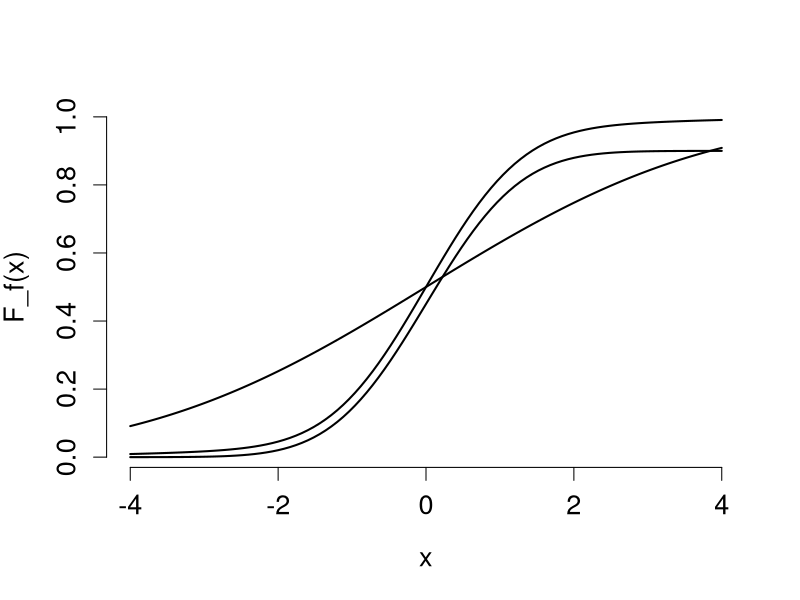
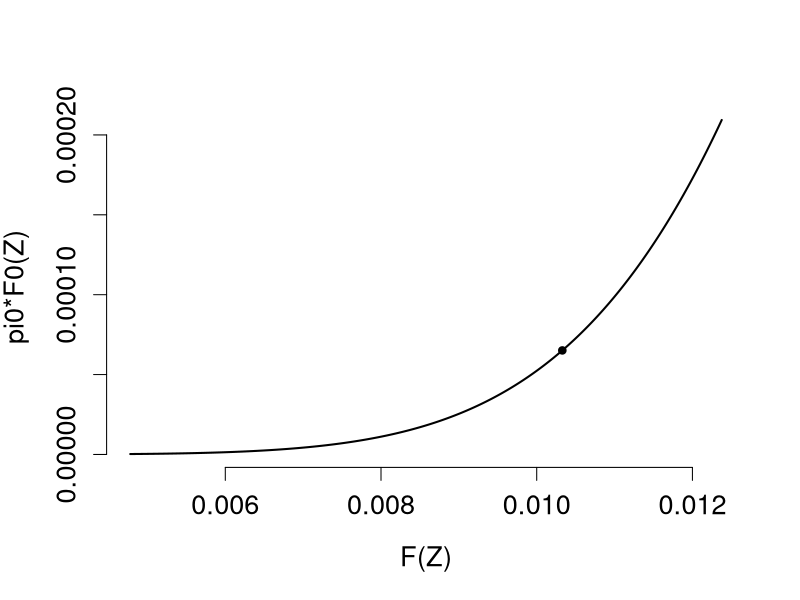
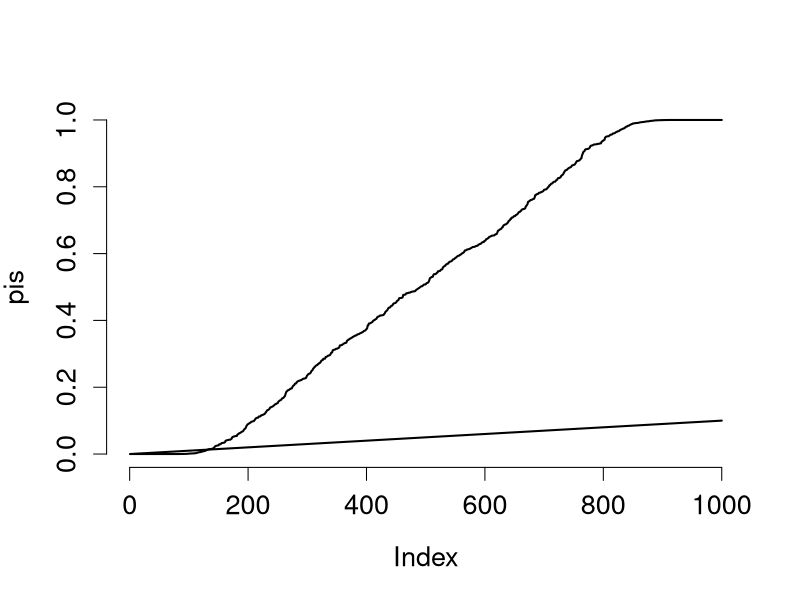

Generate these figures, in order, with R:
## ---- chunk 1
knitr::opts_chunk$set(echo = TRUE, dev.args=list(bg="transparent"))
knitr::opts_knit$set(global.par=TRUE)
## ---- chunk 2
# Do this once for all plots
par(cex.lab=1.25, cex.axis=1.25, cex.main=1.25, cex.sub=1.25, cex= 1.3, 
    lwd=2, pch=20, bty="n")
## ---- chunk 3
### unrelated, RE large-scale inference
F_0 <- function(x) {pnorm(x)}
F_1 <- function(x) { pnorm(x, sd=3) }
pi0 <- 0.90
F_f <- function(x) {pi0*F_0(x) + (1-pi0)*F_1(x)}

curve(F_f(x), from=-4, to=4)
curve(pi0*F_0(x), add=T)
curve(F_1(x), add=T)
sq = seq(-5,-3.5, length.out = 500)
y = pi0*F_0(sq)
x = F_f(sq)
plot(x, y, type="l", xlab="F(Z)", ylab="pi0*F0(Z)"); abline(0,1)

pt = c(F_f(-3.8), pi0*F_0(-3.8))
points(pt[1], pt[2], pch=20)
## ---- chunk 4
N = 1000
tv <- rt(N, 1)
pis <- sort(pnorm(tv))
plot(pis, type="l")
q <- 0.1
tst <- q*(1:N)/N
lines(tst)
